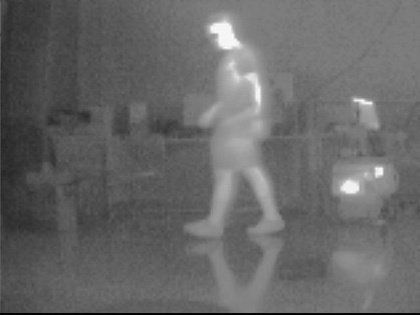
%> input picture images/picR22.jpg, 420 x 315 px, shrunk from 640 x 480 before the run
$ octave gesture_Recognition.m   (GNU Octave 9; MATLAB toolbox functions it lacks are replaced by stand-ins)
%> lines starting %> are read from the running program, lines starting %| are printed output that depends on the picture; in (x1, y1, x2, y2) boxes, pixels count from 0 and x2, y2 are one past the last pixel; in counts of white or black regions, pixels touching at a corner belong together; the program's own positions count from 1
%> further down, cam_snap is the input picture: size 315x420 uint8; min 0, max 251, mean 103.4
### code/image_Binarize.m
%%%This function will read in the input image and filter out noise

function BW = image_Binarize(cam_snap)

    BW_Sensitivity = 0.08;                         %%%Black White Sensitivity Value
    level = graythresh(cam_snap)+BW_Sensitivity;
%> level = 0.496

    BW = imbinarize(cam_snap,level);      %%%Binarizes cam_snap
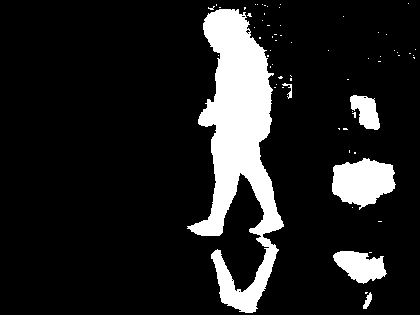
%> BW: size 315x420 logical; 13.3% white; 66 white regions (60 under 20 px), largest, box (x1, y1, x2, y2) and area: (187, 9, 284, 313) 13129, (332, 158, 396, 210) 2294, (333, 251, 387, 284) 1143, (350, 95, 380, 130) 674, (363, 292, 372, 309) 78, (282, 83, 292, 99) 53
    sfigure(1); imshowpair(cam_snap,BW,'montage');
%> after `imshowpair(cam_snap,BW,'montage')`:
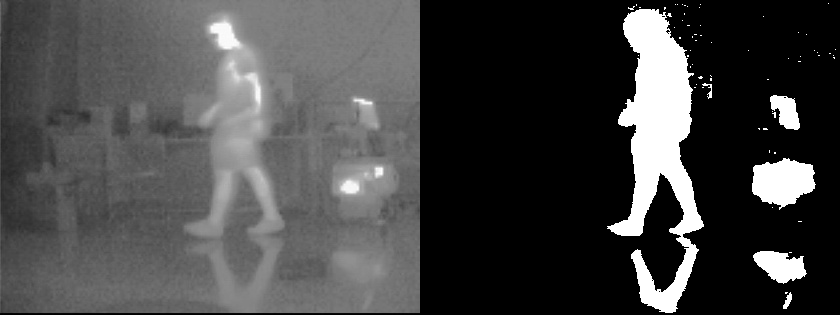
%> displayed picture: size 315x840, on the screen's scale of 0 to 255; min 0, max 255, mean 69.4

    se90 = strel('line',3,90);                  % out of while would be faster but harder to read
    se0 = strel('line',3,0);                    %Structuring elements
    BW = imerode(BW,[se90 se0]);                % imerode clears/erode noise/edges
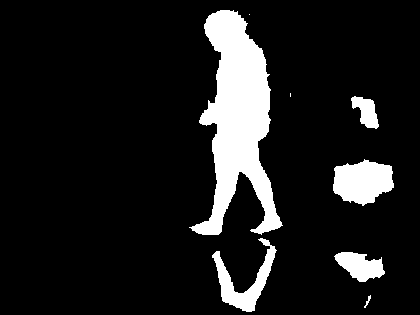
%> BW: size 315x420 logical; 11.5% white; 8 white regions (2 under 20 px), largest, box (x1, y1, x2, y2) and area: (189, 10, 283, 235) 10187, (333, 159, 394, 206) 2047, (212, 238, 277, 312) 1516, (334, 252, 385, 282) 946, (351, 96, 379, 129) 533, (364, 295, 371, 308) 30
    BW = imdilate(BW,[se90 se0]);               % expand/dilate areas to reconnect things
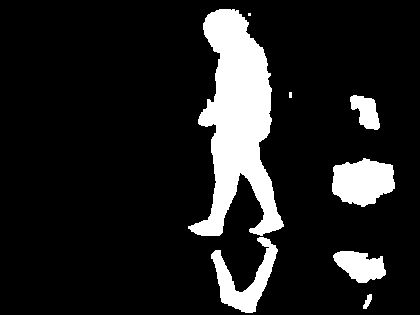
%> BW: size 315x420 logical; 13% white; 8 white regions (2 under 20 px), largest, box (x1, y1, x2, y2) and area: (188, 9, 284, 236) 11129, (332, 158, 395, 207) 2281, (211, 237, 278, 313) 1906, (333, 251, 386, 283) 1130, (350, 95, 380, 130) 665, (363, 294, 372, 309) 74
    CCL = bwconncomp(BW);
%> CCL = 8 connected components

    numPixels = cellfun(@numel,CCL.PixelIdxList);
%> numPixels = [11129 1906 9 18 2281 1130 665 74]
    [largest_PixelGroup,idxL] = max(numPixels);          %biggest is largets # of pixels, idx is column number housing largest area
%> largest_PixelGroup = 11129; idxL = 1

    BW = bwareaopen(BW,largest_PixelGroup);
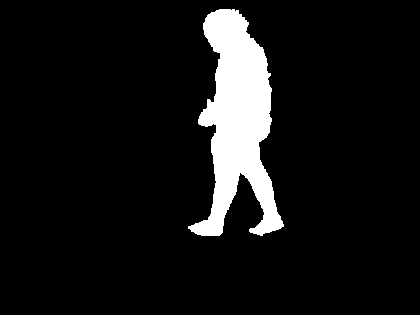
%> BW: size 315x420 logical; 8.4% white; 1 white region, box (x1, y1, x2, y2) and area: (188, 9, 284, 236) 11129

### code/draw_Rectangle.m
%%%This function will determine centroids, row1L, row2L, column1L, column2L
%%%and draw a rectangle around the target

function [centroids, row1L, row2L, column1L, column2L] = draw_Rectangle(BW)
    verticalL = any(BW,2);
%> verticalL = 315 logical values, 227 true
    horizontalL = any(BW,1);
%> horizontalL = 420 logical values, 96 true
    row1L = find(verticalL,1,'first');                                     %%%Finds top row pixel of 1 in image
%> row1L = 10
    row2L = find(verticalL,1, 'last');                                     %%%Finds lowest/bottom row pixel of 1 in image
%> row2L = 236
    column1L = find(horizontalL,1,'first');                                %%%Finds first horizontal pixel (first side of target)
%> column1L = 189
    column2L = find(horizontalL,1,'last');                                 %%%Finds last horizontal pixel (last side of target)
%> column2L = 284
    wL = column2L - column1L;
%> wL = 95
    hL = row2L - row1L;
%> hL = 226

    sfigure(3); imshow(BW); hold on;
    rectangle('Position',[column1L row1L wL hL],'EdgeColor','r','LineStyle','-.','LineWidth',1.5);
    center  = regionprops(BW, 'centroid');
%> center = 1 region; Centroid: [238.5 121.8]
    centroids = cat(1, center.Centroid);
%> centroids = [238.5 121.8]
    plot(centroids(:,1), centroids(:,2), '+r', 'MarkerSize',10);           %%%Mass Centroid

### code/cam_Tracking.m
%%%This function controls the camera's movement and will pan the camera
%%%left or right

function commands = cam_Tracking(cam_snap, centroids, commands)

   center_image = size(cam_snap)/2+.5;                                     %%%Calculates Center point
   cam_sensitivity = 70;                                                   %%%Cam tracking sensitivity
% [4 lines of commented-out code are left out]


   if centroids(:,1) > center_image(:,2)+cam_sensitivity                   %%%Will center the user to the middle of the screen
%        writeDigitalPin(mypi,26,1);
       commands(4) = 1;
   end
   if centroids(:,1) < center_image(:,2)-cam_sensitivity
%        writeDigitalPin(mypi,25,1);
       commands(5) = 1;
   end

### code/csvwrite_with_headers.m
% This function functions like the build in MATLAB function csvwrite but
% allows a row of headers to be easily inserted
%
% known limitations
% 	The same limitation that apply to the data structure that exist with
%   csvwrite apply in this function, notably:
%       m must not be a cell array
%
% Inputs
%
%   filename    - Output filename
%   m           - array of data
%   headers     - a cell array of strings containing the column headers.
%                 The length must be the same as the number of columns in m.
%   r           - row offset of the data (optional parameter)
%   c           - column offset of the data (optional parameter)
%
%
% Outputs
%   None
function csvwrite_with_headers(filename,m,headers,r,c)

%% initial checks on the inputs
if ~ischar(filename)
    error('FILENAME must be a string');
end

% the r and c inputs are optional and need to be filled in if they are
% missing
if nargin < 4
    r = 0;
end
if nargin < 5
    c = 0;
end

if ~iscellstr(headers)
    error('Header must be cell array of strings')
end


if length(headers) ~= size(m,2)
    error('number of header entries must match the number of columns in the data')
end

%% write the header string to the file

%turn the headers into a single comma seperated string if it is a cell
%array,
header_string = headers{1};
for i = 2:length(headers)
    header_string = [header_string,',',headers{i}];
end
%if the data has an offset shifting it right then blank commas must
%be inserted to match
if r>0
    for i=1:r
        header_string = [',',header_string];
    end
end

%write the string to a file
fid = fopen(filename,'w');
fprintf(fid,'%s\r\n',header_string);
fclose(fid);

%% write the append the data to the file

%
% Call dlmwrite with a comma as the delimiter
%
dlmwrite(filename, m,'-append','delimiter',',','roffset', r,'coffset',c);

### code/calc_Extremities.m
%%%This function is used to calculate the extremities of the image and will
%%%output whether the lefthand/righthand or both are up

function [RHU, LHU] = calc_Extremities(centroids, point1L, point2L, row1L, row2L, column1L, column2L, HBuffer)

     if (point1L < centroids(2)) && ((column2L-column1L)/2 <= (abs(centroids(1)-column1L))+HBuffer) && (column2L-column1L)>=0.5*(row2L-row1L) %%%Determines if extremities are protruded for gesture recognition and plots
        plot(column1L,point1L, '*g', 'MarkerSize',10)
        RHU = 1;
     else
         RHU = 0;
     end
     if (point2L < centroids(2)) && ((column2L-column1L)/2 <= (abs(column2L-centroids(1))+HBuffer)) && (column2L-column1L)>=0.5*(row2L-row1L)
        plot(column2L,point2L, '*g', 'MarkerSize',10)
        LHU = 1;
     else
         LHU = 0;
     end

### Working_Code/sfigure.m
function h = sfigure(h)
% SFIGURE  Create figure window (minus annoying focus-theft).
%
% Usage is identical to figure.
%
% Daniel Eaton, 2005
%
% See also figure

if nargin>=1
	if ishandle(h)
		set(0, 'CurrentFigure', h);
	else
		h = figure(h);
	end
else
	h = figure;
end

### code/gesture_Recognition.m
imaqreset;
rehash;

clc
clear
close all

directory = 'C:\Users\Justen\Desktop\New folder';                           %%%Set File directory for commands.csv

%%%Raspberry Initialize
%  mypi = raspi;


%%%Initialize Camera
% [5 lines of commented-out code are left out]

%%%%Settings
labels = {'Forward', 'move_Right', 'move_Left', 'pan_Right', 'pan_Left'};
gesture=zeros(1,4);                                                        %%%Number of gestures currently implemented
timebuffer = 0;
gesturetest = 1;
VBuffer = 50;                                                              %%%VBuffer is the difference in vertical pixels between extremeties
HBuffer = 50;                                                              %%%HBuffer is the difference in horizontal pixels between extremeties

 while(1)
   commands = zeros(1,5);
%    cam_snap = getsnapshot(cam);
   cam_snap = imread('picR22.jpg');                                       %%%Use picture
   BW = image_Binarize(cam_snap);                                          %%%Binarizes the image

   [centroids, row1L, row2L, column1L, column2L] = draw_Rectangle(BW);     %%%Locates user and draws a rectangle
%> centroids = [238.5 121.8]; row1L = 10; row2L = 236; column1L = 189; column2L = 284

%    figure(2); imshow(BW);


    Lcheck = abs(centroids(1) - column1L);
%> Lcheck = 49.49
    Rcheck = abs(centroids(1) - column2L);
%> Rcheck = 45.51

    pointBOX = BW(row1L:row2L,column1L:column2L);
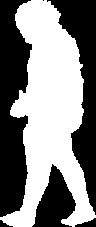
%> pointBOX: size 227x96 logical; 51.1% white; 6 black regions (1 under 20 px), largest, box (x1, y1, x2, y2) and area: (0, 0, 32, 217) 4992, (47, 0, 96, 215) 3959, (32, 164, 76, 227) 1563, (75, 218, 96, 227) 105, (0, 220, 13, 227) 43
    point1L = find(pointBOX,1,'first')+row1L;                              %%%Extremity 1
%> point1L = 228
    point2L = mod(find(pointBOX,1,'last'),(row2L-row1L+1))+row1L;          %%%Extremity 2
%> point2L = 228

    if (sum(BW(:) == 1)/numel(BW))<0.8 || (column1L>11 && column2L<length(BW)-10)

    [RHU, LHU] = calc_Extremities(centroids, point1L, point2L, row1L, row2L, column1L, column2L, HBuffer);    %%%Determines if the right/left hand are up
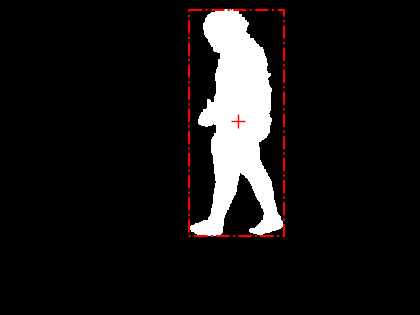
%> figure redrawn from the program's plot data
%> RHU = 0; LHU = 0

% [9 lines of commented-out code are left out]
     adjacentL=abs(centroids(2)-point2L);
%> adjacentL = 106.2
     oppositeL=abs(column2L-centroids(1));
%> oppositeL = 45.51
     thetaL=atan(adjacentL/oppositeL)*180/pi;
%> thetaL = 66.8

     adjacentR=abs(centroids(2)-point1L);
%> adjacentR = 106.2
     oppositeR=abs(column1L-centroids(1));
%> oppositeR = 49.49
     thetaR=atan(adjacentR/oppositeR)*180/pi;
%> thetaR = 65.01

%%%GESTURES
    k = 1;                                                                 %%%k is a unique identifier for each gesture
    timebuffer = timebuffer + 1;
    if timebuffer == 100                                                   %%%This delay is a prevantive measure in accidental gesture recognition between gestures
        gesturetest = 1;
        timerbuffer = 0;                                                    %%%This test will be set to zero as soon as a gesture is recgonized to prevent other gestures from also triggering in the same iteration
    end

    if ((point2L-point1L) <= VBuffer) && (column2L-column1L)>=0.7*(row2L-row1L) && RHU==1 && LHU==1 && gesture(k)~=1%%%If extremeties are roughly on the same horizontal plane and extended horizontally from the centroid, gesture is recognized
        disp('BOTH HANDS')
        commands(1) = 1;
        gesturetest=0;
        for i=1:length(gesture)                                            %%%This for loop makes it so that a gesture cannot be recognized twice in a row and should be added to every gesture
            if i~=k
                gesture(i)=0;
            else
                gesture(i)=1;
            end
        end
    end

    k=k+1;

    if ((point2L-point1L) <= VBuffer) && (column2L-column1L)<=0.2*(row2L-row1L) && gesture(k)~=1    %%%If extremeties are roughly on the same horizontal plane and extended vertically from the centroid, gesture is recognized
        disp('Gesture2')
        gesturetest=0;
        for i=1:length(gesture)                                            %%%This for loop makes it so that a gesture cannot be recognized twice in a row and should be added to every gesture
            if i~=k
                gesture(i)=0;
            else
                gesture(i)=1;
            end
        end
    end

    k=k+1;

    if (LHU == 1) && (RHU == 0) && (thetaL>=15 && thetaL<=35) && gesture(k)~=1 && (abs(thetaL-thetaR)>=10)    %%%If only (graphically) right hand is horizontal to centroid, gesture is recognized
        disp('RIGHT HAND')
        commands(2) = 1;
        gesturetest=0;
        for i=1:length(gesture)                                            %%%This for loop makes it so that a gesture cannot be recognized twice in a row and should be added to every gesture
            if i~=k
                gesture(i)=0;
            else
                gesture(i)=1;
            end
        end
    end

    k=k+1;

    if (RHU == 1) && (LHU == 0) && (thetaR>=15 && thetaR<=35) && gesture(k)~=1 && (abs(thetaL-thetaR)>=10) %%%If only (graphically) left hand is horizontal to centroid, gesture is recognized
        disp('LEFT HAND')
        commands(3) = 1;
        gesturetest=0;
        for i=1:length(gesture)                                            %%%This for loop makes it so that a gesture cannot be recognized twice in a row and should be added to every gesture
            if i~=k
                gesture(i)=0;
            else
                gesture(i)=1;
            end
        end
    end

    % [25 lines of commented-out code are left out]


    commands = cam_Tracking(cam_snap,centroids, commands);
%> commands = [0 0 0 0 0]
    end
    csvwrite_with_headers('commands.csv', commands,labels);                 %%%Generates a Commands CSV file
    copyfile('commands.csv','C:\Users\Justen\Desktop\New folder')           %%%Change Directory for file sharing
 end
